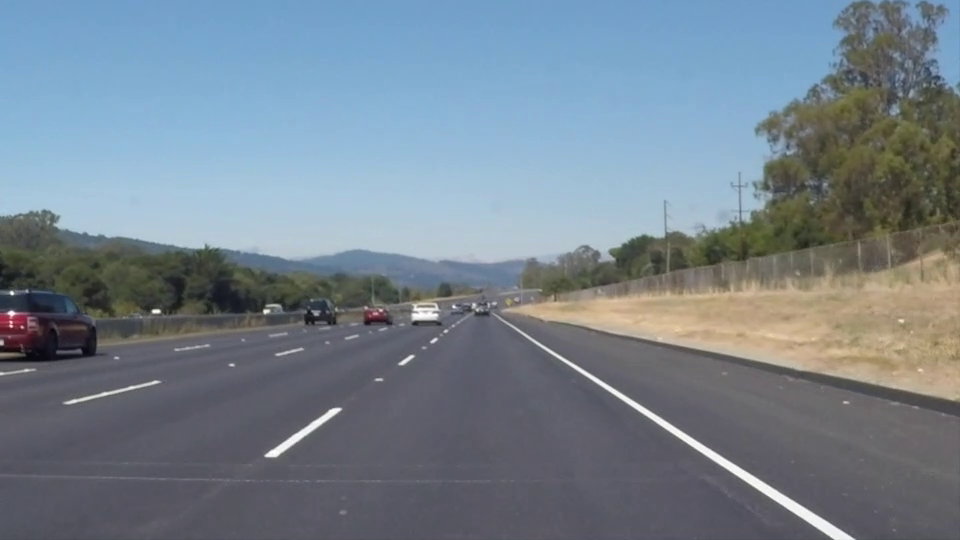
#> input picture frame 22 of OpenCV Python for Beginners - Full Course in 10 Hours/data/solidWhiteRight.mp4, 960 x 540 px
$ python '33. Road_Line_Detector_Video.py'
#> lines starting #> are read from the running program, lines starting #| are printed output that depends on the picture; after the words box and inside, x2 and y2 are one past the last pixel; in counts of white or black regions, pixels touching at a corner belong together
#> further down, frame is the input picture: shape (540, 960, 3); mean B, G, R 141.9, 130.7, 117.7
#!/usr/bin/env python
# coding: utf-8

# ### Road Line Detection Pt 3

# In[ ]:


#doing line detection on a video is the same as an image except we just have to run it
#on every single frame of the image


# In[2]:


import numpy as np
import cv2


# In[3]:


#function that draws the lines
def draw_lines(img, lines):
    img = np.copy(img)
    #create blank image that matches the original image size
    blank_image = np.zeros((img.shape[0], img.shape[1], img.shape[2]), dtype = np.uint8)
    #loop through line vectors
    for i in lines:
        #get the 4 coordinates for each line vector
        for x1,y1,x2,y2 in i:
            #draw the lines onto the blank image
            cv2.line(blank_image, (x1,y1), (x2,y2), (255,0,0), 4)

    #merge image with lines with the original image
    #addWeighted(src1, alpha, src2, beta, gamma[, dst[, dtype]])
    img = cv2.addWeighted(img, 0.8, blank_image, 1, 0.0)
    return img


# In[4]:


#function that will mask out areas we don't want.
def region_of_interest(img, vertices):
    #create 0's in the same size as the img
    mask = np.zeros_like(img)
    #set the masked area to white
    match_mask_color = 255
    #sets the area inside the vertices to all white pixels.
    #fillPoly(img, pts, color[, lineType[, shift[, offset]]])
    cv2.fillPoly(mask, vertices, match_mask_color)
    #crop out the masked part using the bitwise_and function.
    #keeps the area were the images are different which would be the white area.
    #bitwise_and(src1, src2[, dst[, mask]])
    masked_img = cv2.bitwise_and(img, mask)
    return masked_img


# In[16]:


def process(image):
    #find the edges
    #cvtColor(src, code[, dst[, dstCn]])
    gray_image = cv2.cvtColor(image, cv2.COLOR_RGB2GRAY)
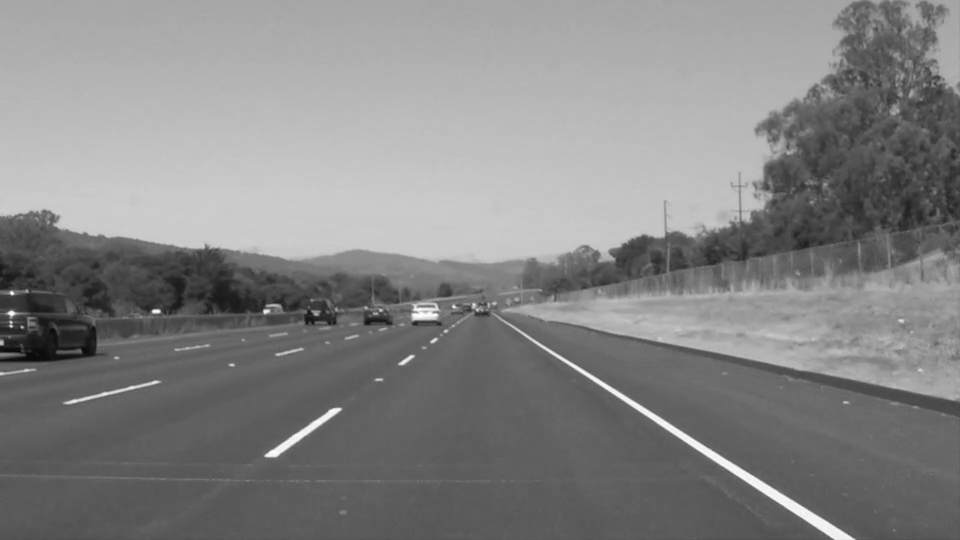
#> gray_image: shape (540, 960); min 6, max 255, mean 132.6
    #Canny(image, threshold1, threshold2[, edges[, apertureSize[, L2gradient]]])
    canny_image = cv2.Canny(gray_image, 100, 200)
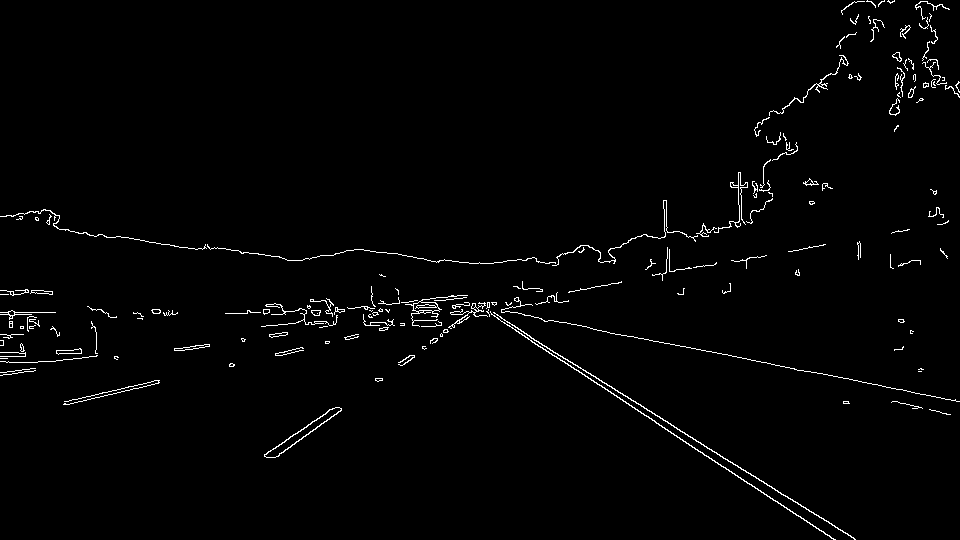
#> canny_image: shape (540, 960); 1.6% white in thin lines or dots
    #we need to run this before masking the image or the edge detection will pick up the edges
    #on the edges of the mask as well.

    #print(image.shape)

    #define the vertices of the polygon that we want to keep
    region_vertices = np.array([(110, 540), (440,320), (530, 320), (960, 540)], np.int32)

    #now we will crop the image
    cropped_image = region_of_interest(canny_image, [region_vertices])
#> in region_of_interest, `cv2.fillPoly(mask, vertices, match_mask_color)`:
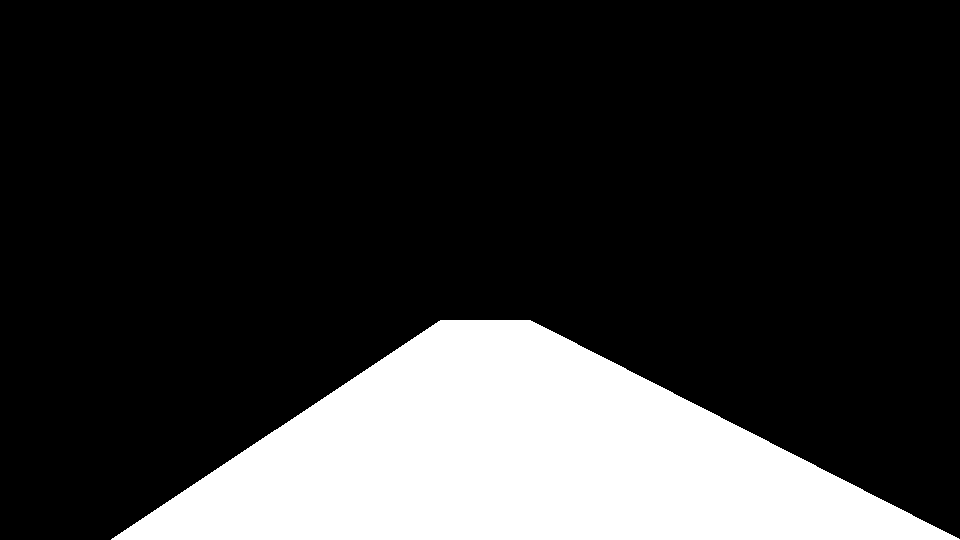
#> mask: shape (540, 960); 20% white; 1 white region, box (x1, y1, x2, y2) and area: (111, 320, 960, 540) 103560
#> in region_of_interest, `masked_img = cv2.bitwise_and(img, mask)`:
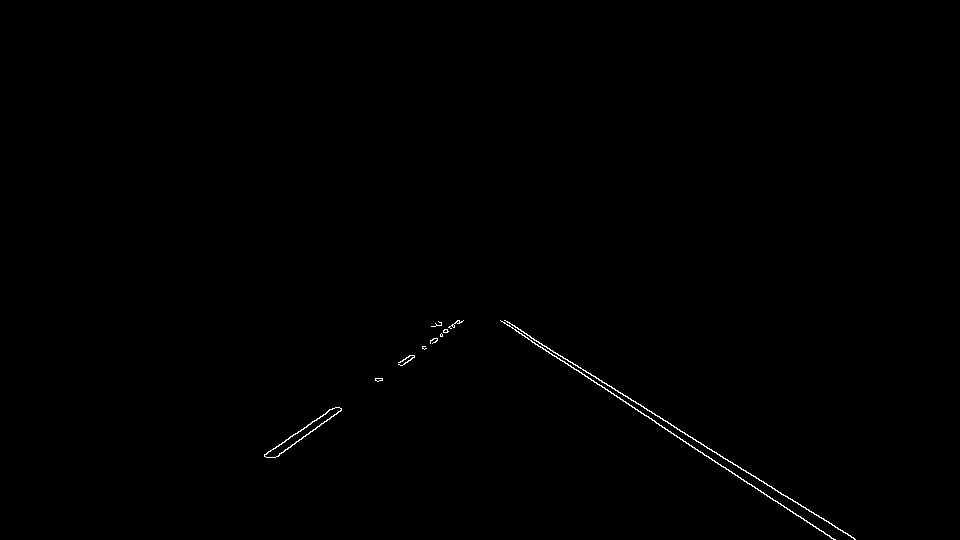
#> masked_img: shape (540, 960); 0.3% white in thin lines or dots, all inside (x1, y1, x2, y2) = (264, 320, 856, 540)

    #use HoughLinesP() to get the lines
    #HoughLinesP(image, rho, theta, threshold[, lines[, minLineLength[, maxLineGap]]])
    #this returns all the line vectors that are detected
    lines = cv2.HoughLinesP(cropped_image,
                            rho = 2,
                            theta = np.pi/60,
                            threshold = 50,
                            lines = np.array([]),
                            minLineLength = 20,
                            maxLineGap = 100)
#> lines = [[656, 423, 834, 539], [500, 320, 728, 469], [611, 386, 723, 458], [268, 451, 435, 342], [771, 486, 854, 539], [585, 370, 680, 431], [277, 456, 461, 322], [504, 320, 573, 364], [269, 457, 458, 320], [272, 457, 459, 321], [572, 362, 631, 400], [745, 470, 809, 511]]

    #this returns all the line vectors that are detected
    #print(lines)

    #actually draw the lines on the original image using the draw_lines function create above
    image_with_lines = draw_lines(image, lines)
#> the loop in draw_lines, `for i in lines:` made 12 passes
#> in draw_lines, `img = cv2.addWeighted(img, 0.8, blank_image, 1, 0.0)`:
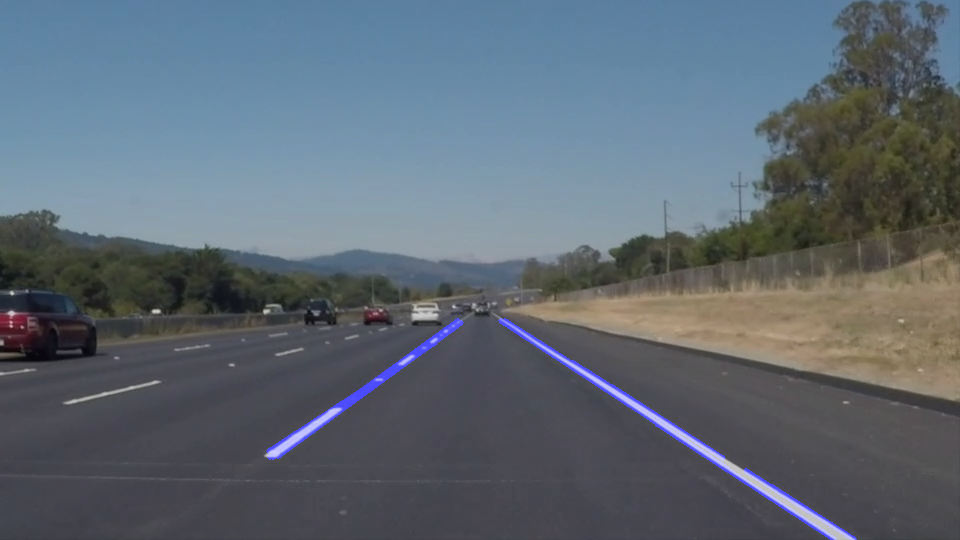
#> img: shape (540, 960, 3); mean B, G, R 115.1, 104.5, 94.2
    return image_with_lines


# In[17]:


#read the video
cap = cv2.VideoCapture('./data/solidWhiteRight.mp4')
frame_time = 100
while(cap.isOpened()):
    ret, frame = cap.read()

    if ret:
        #run the process function on each frame.
        #this function will return the image with the lines for each frame
        frame = process(frame)
        cv2.imshow('frame',frame)
        #cv2.waitKey(x) where x = number of seconds between a frame
        if cv2.waitKey(frame_time) & 0xFF == ord('q'):
#> (key q is pressed here)
            break
    else:
        break

cap.release()
cv2.destroyAllWindows()


# In[ ]:

$ run again, starting later in the video
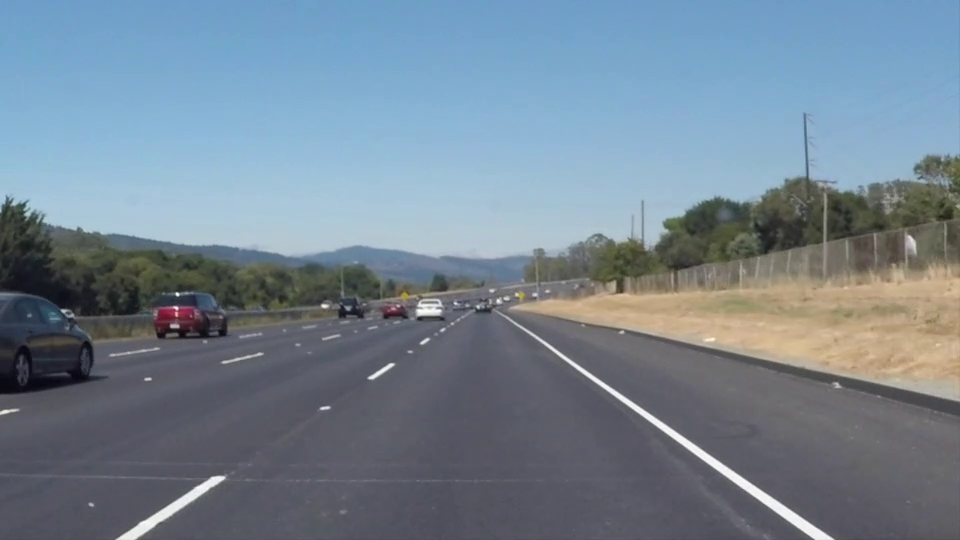
#> input picture frame 99 of OpenCV Python for Beginners - Full Course in 10 Hours/data/solidWhiteRight.mp4, 960 x 540 px
#> frame is the input picture: shape (540, 960, 3); mean B, G, R 146, 132.3, 116.7
#> in process, `canny_image = cv2.Canny(gray_image, 100, 200)`:
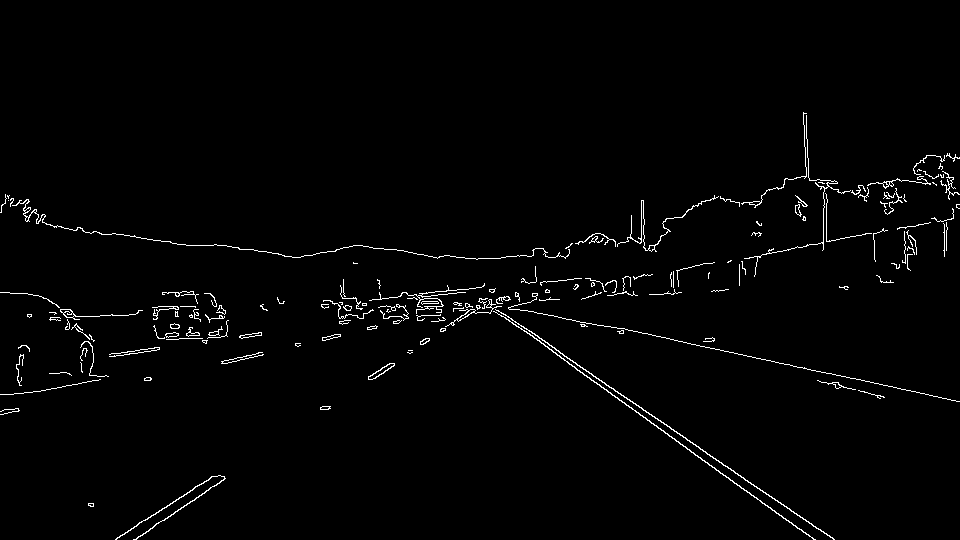
#> canny_image: shape (540, 960); 1.6% white in thin lines or dots, all inside (x1, y1, x2, y2) = (0, 112, 960, 540)
#> mask: shape (540, 960); 20% white; 1 white region, box (x1, y1, x2, y2) and area: (111, 320, 960, 540) 103560
#> masked_img: shape (540, 960); 0.3% white in thin lines or dots, all inside (x1, y1, x2, y2) = (115, 320, 835, 540)
#> lines = 15 rows, first 6: [645, 417, 814, 539], [509, 320, 762, 503], [508, 320, 635, 403], [320, 408, 455, 320], [744, 479, 832, 537], [133, 539, 219, 483]
#> the loop in draw_lines, `for i in lines:` made 15 passes
#> in draw_lines, `img = cv2.addWeighted(img, 0.8, blank_image, 1, 0.0)`:
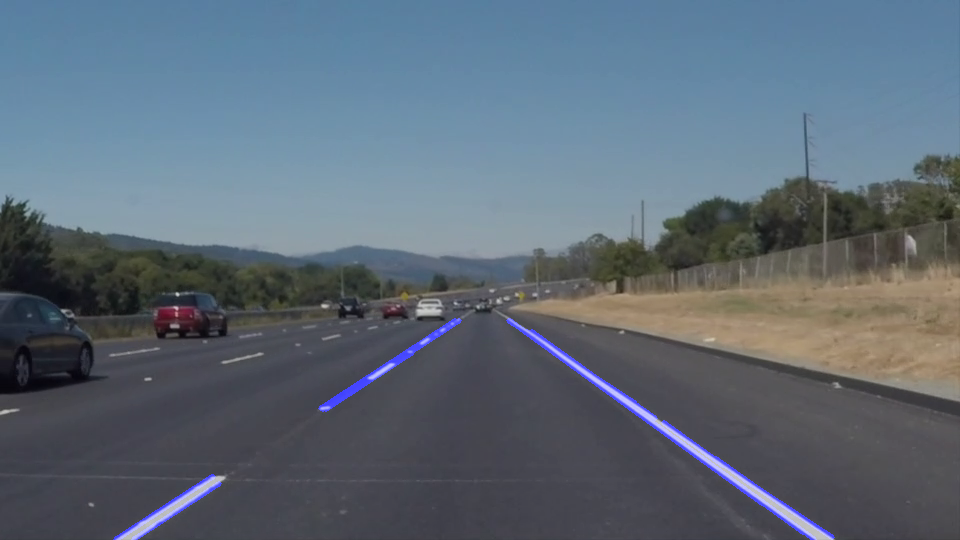
#> img: shape (540, 960, 3); mean B, G, R 118.4, 105.8, 93.4

$ run again, starting later in the video
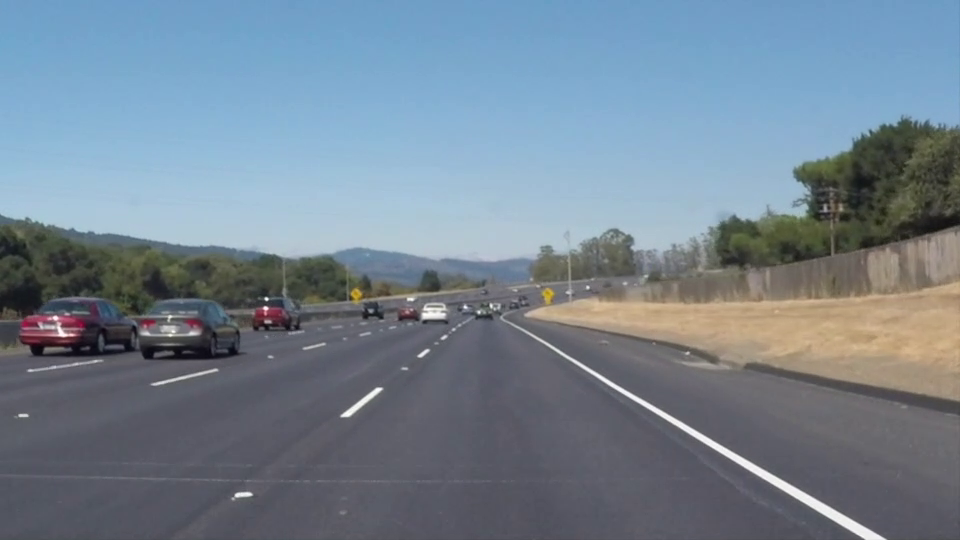
#> input picture frame 176 of OpenCV Python for Beginners - Full Course in 10 Hours/data/solidWhiteRight.mp4, 960 x 540 px
#> frame is the input picture: shape (540, 960, 3); mean B, G, R 145.2, 131.6, 116.5
#> in process, `canny_image = cv2.Canny(gray_image, 100, 200)`:
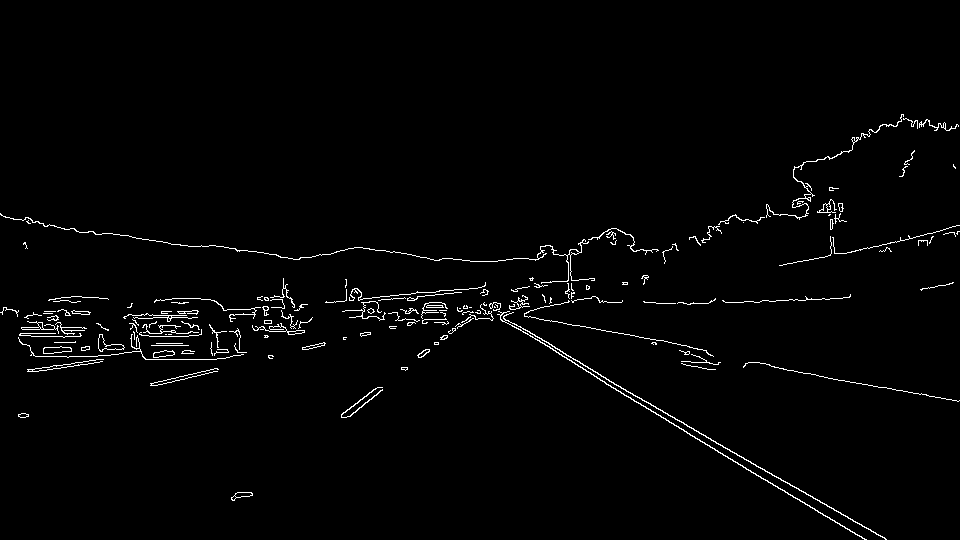
#> canny_image: shape (540, 960); 1.7% white in thin lines or dots, all inside (x1, y1, x2, y2) = (0, 114, 960, 540)
#> mask: shape (540, 960); 20% white; 1 white region, box (x1, y1, x2, y2) and area: (111, 320, 960, 540) 103560
#> masked_img: shape (540, 960); 0.29% white in thin lines or dots, all inside (x1, y1, x2, y2) = (231, 320, 887, 540)
#> lines = [[505, 320, 855, 522], [527, 330, 679, 428], [751, 472, 866, 539], [687, 433, 767, 480], [247, 496, 465, 320], [508, 320, 624, 395], [506, 320, 885, 539], [249, 496, 466, 320], [240, 497, 401, 367], [541, 338, 718, 452], [361, 407, 434, 342], [245, 496, 459, 323]]
#> the loop in draw_lines, `for i in lines:` made 12 passes
#> in draw_lines, `img = cv2.addWeighted(img, 0.8, blank_image, 1, 0.0)`:
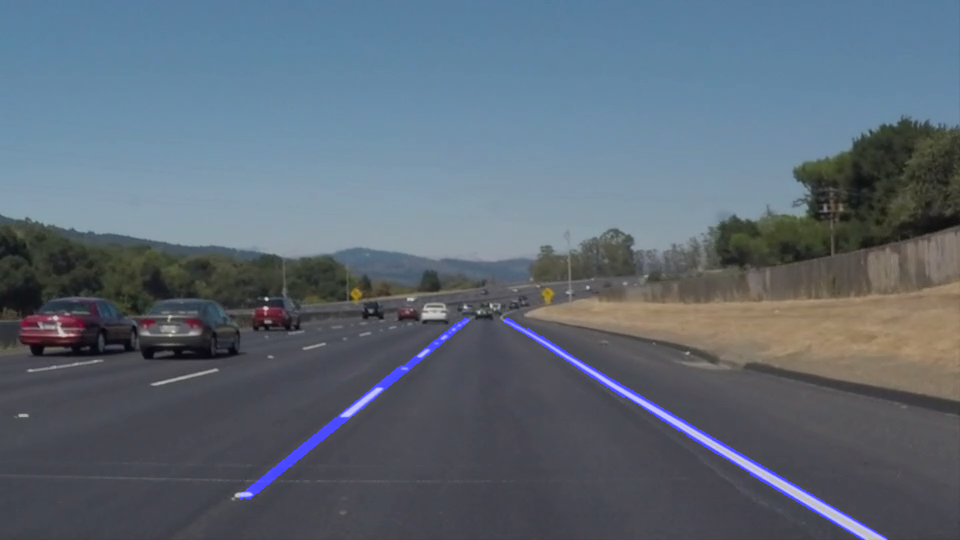
#> img: shape (540, 960, 3); mean B, G, R 118, 105.3, 93.2
